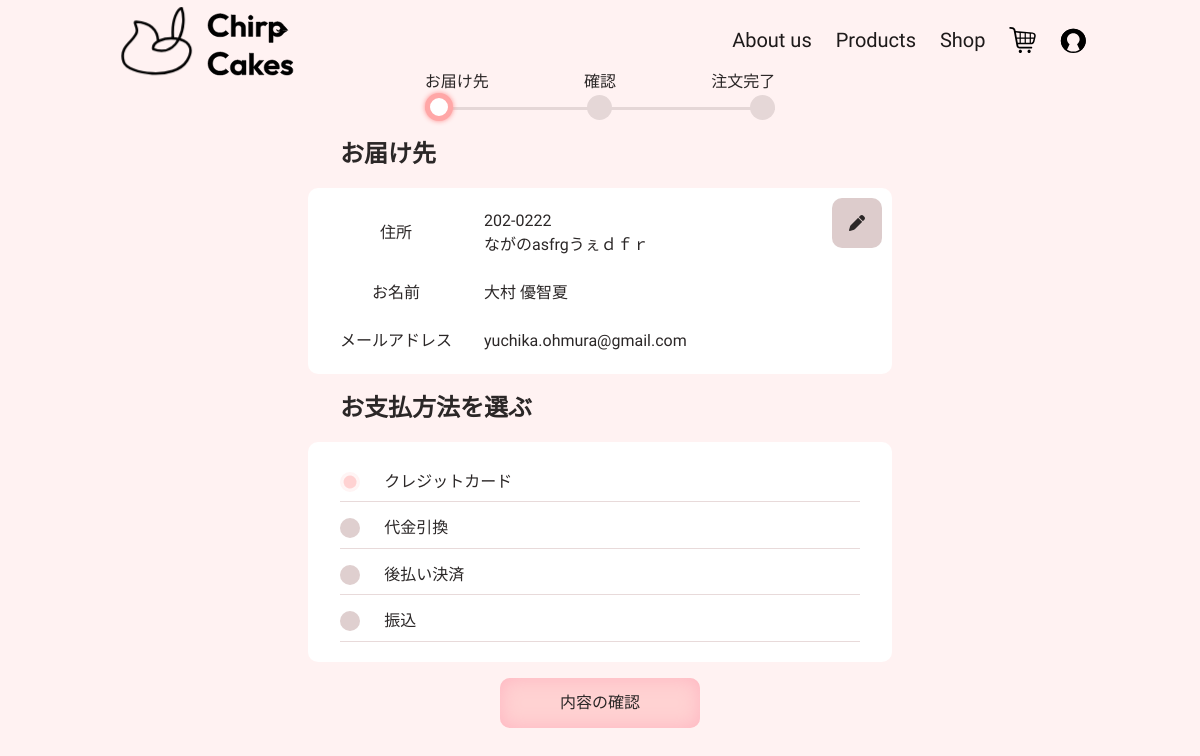
Page /main/orderCheck (signed in) on the committed database.
### main/models.py (models this page shows, shortened)
class UserTable(AbstractBaseUser, PermissionsMixin):
    GENDER_CHOICES = [
        (1, '女性'),
        (2, '男性'),
        (3, 'その他')
    ]
    username = models.CharField(verbose_name="ユーザーID", max_length=16, unique=True, validators=[MinLengthValidator(5,16), RegexValidator(r'^[a-zA-Z0-9_]*$',)])
    email = models.EmailField(verbose_name="メールアドレス", unique=True, null=True, blank=False)
    birthday = models.DateField(verbose_name="誕生日", null=True, blank=True, default='1900-12-30')
    icon = models.ImageField(verbose_name="アイコン", default=f'main/icon/default_icon.png', upload_to=savePath, null=True, blank=True)
    date_joined = models.DateField(verbose_name="登録日", auto_now_add=True)
    gender = models.IntegerField(verbose_name='性別', choices=GENDER_CHOICES, unique=False, default=1, blank=True, null=True)
    myouji = models.CharField(verbose_name="姓", max_length=255)
    namae = models.CharField(verbose_name='名', max_length=255)
    post = models.CharField(verbose_name='郵便番号', max_length=9, validators=[RegexValidator(r'^[0-9]{3}-[0-9]{4}$',)])
    pref = models.CharField(verbose_name='都道府県名', max_length=255)
    town = models.CharField(verbose_name='市町村', max_length=255, default='')
    prefDetail = models.CharField(verbose_name='住所詳細', max_length=400)
    points = models.IntegerField(verbose_name='保有ポイント', default=100)
    mail_deriv = models.BooleanField(verbose_name='メール配信希望', default=False)
    is_active = models.BooleanField(default=True)
    is_staff = models.BooleanField(default=False)
    is_superuser = models.BooleanField(default=False)
    objects = MyUserManager()
    USERNAME_FIELD = 'username'
    EMAIL_FIELD = 'email'
    REQUIRED_FIELDS = [
        'email',
    ]
    class Meta:
        verbose_name = _('ユーザーテーブル')
        verbose_name_plural = _('ユーザーテーブル')
    def __str__(self):
        return self.username

### main/views.py (the view, shortened to what this page needs)
# urls.py: path('orderCheck', views.OrderCheck.as_view(), name='orderCheck'),
class OrderCheck(TemplateView):
    template_name = 'main/orderCheck.html'
    params = {
        'st_title':'注文確認',
    }
    def get(self, request):
        self.params['st_title'] = '注文確認'
        if request.user.id is not None:
            self.params['st_title'] = ''
            if CartTable.objects.filter(user_id=request.user, ordered=False).exists():
                order = CartTable.objects.get(user_id=request.user, ordered=False)
                user = UserTable.objects.get(username=request.user)
                if CartDetailTable.objects.filter(cart_id=order).exists():
                    initial_field = {
                        'to_firstname':user.namae,
                        'to_lastname':user.myouji,
                        'post':user.post,
                        'pref':user.pref,
                        'town':user.town,
                        'address':user.prefDetail,
                        'pay':1,
                    }
                    self.params['user'] = user
                    form = OrderForm(initial_field)
                    self.params['form'] = form
                    return render(request, self.template_name, context=self.params)
                else:
                    return redirect('main:order')
            else:
                return redirect('main:order')
        else:
            return redirect('main:index')

### main/forms.py
class OrderForm(forms.ModelForm):
    class Meta():
        model = OrderTable
        fields = ('to_lastname', 'to_firstname','post', 'pref', 'town', 'address', 'pay')
        labels = {
            'to_firstname':'名前',
            'to_lastname':'苗字',
            'post':'郵便番号',
            'pref':'都道府県',
            'town':'市町村',
            'address':'住所詳細',
            'pay':'支払い方法',
            }
    def __init__(self, initial=None, *args, **kwargs):
        models = OrderTable
        kwargs.setdefault('label_suffix', '')
        super(OrderForm, self).__init__(*args, **kwargs)
        if initial:
            self.fields['to_firstname'].initial = initial['to_firstname']
            self.fields['to_lastname'].initial = initial['to_lastname']
            self.fields['post'].initial = initial['post']
            self.fields['pref'].initial = initial['pref']
            self.fields['town'].initial = initial['town']
            self.fields['address'].initial = initial['address']
            self.fields['pay'].initial = initial['pay']
            self.fields['pay'] = forms.ChoiceField(label='属性', widget=forms.RadioSelect, choices=models.PAY_CHOICE, initial=0)

### templates/main/orderCheck.html (shortened to what this page needs)
{% load static %}
<!DOCTYPE html>
<html lang="ja">
<head>
    <link rel="stylesheet" href="{% static 'main/css/main.css' %}">
</head>
<body>
    {% include 'main/component/banner.html' %}
    <div id="root" style="background-color: rgb(255, 242, 242);">
        <main id="orderCheck">
            <div id="progress">
                <ul class="bar">
                    <li class="now">
                        <div class="process">
                            お届け先
                        </div>
                        <div class="line">
                        </div>
                    </li>
                    <li>
                        <div class="process">
                            確認
                        </div>
                        <div class="line">
                        </div>
                    </li>
                    <li>
                        <div class="process">
                            注文完了
                        </div>
                        <div class="line">
                        </div>
                    </li>
                </ul>
            </div>
            {% if user.pref %}
            <div class="order-block">
                <div class="title">
                    お届け先
                </div>
                <div class="field">
                    <a href="#" id="edit">
                        <i class="fa-solid fa-pen"></i>
                    </a>
                    <div class="data">
                        <div class="head">
                            住所
                        </div>
                        <div class="body">
                            {{ user.post }}
                            <br>{{ user.pref }}{{ user.town }}{{ user.address }}
                        </div>
                        <div class="head">
                            お名前
                        </div>
                        <div class="body">
                            {{ user.myouji }} {{ user.namae }}
                        </div>
                        <div class="head">
                            メールアドレス
                        </div>
                        <div class="body">
                            {{ user.email }}
                        </div>
                    </div>
                </div>
            </div>
            {% endif %}
            <div class="order-block">
                <div class="title">
                    お支払方法を選ぶ
                </div>
                <div class="field">
                    <form action="#" method="post" id="order_cash" name="order_cash">
                        <div class="form-radio-rows">
                            <input type="radio" name="cash" value="1" id="cash1" checked onClick="setCashValue(1)">
                            <div class="form-label">
                                <label for="cash1">
                                    クレジットカード
                                </label>
                            </div>
                        </div>
                        <div class="form-radio-rows">
                            <input type="radio" name="cash" value="2" id="cash2" onClick="setCashValue(2)">
                            <div class="form-label">
                                <label for="cash2">
                                    代金引換
                                </label>
                            </div>
                        </div>
                        <div class="form-radio-rows">
                            <input type="radio" name="cash" value="3" id="cash3" onClick="setCashValue(3)">
                            <div class="form-label">
                                <label for="cash3">
                                    後払い決済
                                </label>
                            </div>
                        </div>
                        <div class="form-radio-rows">
                            <input type="radio" name="cash" value="4" id="cash4" onClick="setCashValue(4)">
                            <div class="form-label">
                                <label for="cash4">
                                    振込
                                </label>
                            </div>
                        </div>
                    </form>
                </div>
            </div>
            <div class="order-block">
                <div class="submit">
                    <input type="submit" value="内容の確認" form="order_form">
                </div>
            </div>
        </main>
    </div>
</body>
</html>

### rows in the picture
UserTable: post "202-0222", pref "ながの", town "asfrgうぇｄｆｒ", myouji "大村", namae "優智夏", email "yuchika.ohmura@gmail.com"
